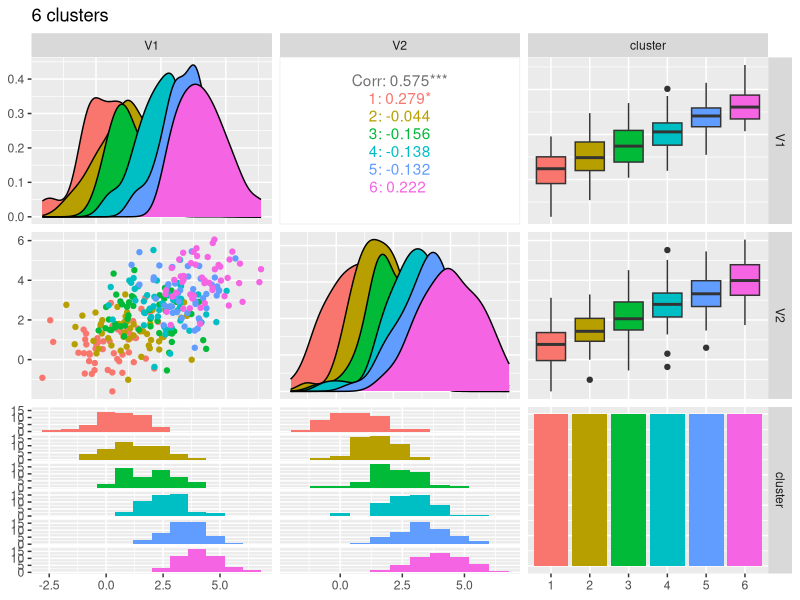

Reproduce this figure in R. (Note: this script raises an error after producing the figure.)
#################################
####### Synthetic examples ######
######## Nested clusters ########
#################################

rm(list=ls())

library(MASS)
library(GGally)

# Define ggplot2 theme 
my_theme <-  theme(
    panel.background = element_rect(fill = NA),
    panel.grid.major = element_line(colour = "grey50"),
    panel.grid.major.x = element_blank() ,
    panel.grid.major.y = element_line(size=.1, color="black"),
    axis.ticks.y = element_blank(),
    axis.ticks.x = element_blank()
)

### Data generation ### 
### C1. Six clusters ###

n_experiments <- 100
# n_separation_levels <- 1
n_types <- 3
n_variables <- 2
n_obs_per_cluster <- 50
n_clusters <- 6

N <- n_obs_per_cluster*n_clusters
P <- n_variables
data <- array(NA, c(N, P, n_types, n_experiments))

Sigma <- diag(n_variables)

i = 3 # Medium separation level
for(j in 1:n_experiments){
  mu = rep(NA, N)
  for(t in 1:(n_types-1)){
    for(k in 1:(n_clusters/t)){
      mu = rep(k*(i-1)/3, n_variables)
      data[((k-1)*n_obs_per_cluster*t+1):(k*n_obs_per_cluster*t),,t,j] <-
        mvrnorm(n = n_obs_per_cluster*t, mu, Sigma)
    }
  }
}

i = 9 # Higher separation level
t = 1 # Only for dataset containing 6 clusters
for(j in 1:n_experiments){
  mu = rep(NA, N)
    for(k in 1:(n_clusters/t)){
      mu = rep(k*(i-1)/3, n_variables)
      data[((k-1)*n_obs_per_cluster*t+1):(k*n_obs_per_cluster*t),,3,j] <-
        mvrnorm(n = n_obs_per_cluster*t, mu, Sigma)
    }
}

### Plots ###

t = 1 # 6 clusters
uno <- rep(1, n_obs_per_cluster)
cluster_labels <- c(uno, uno*2, uno*3, uno*4, uno*5, uno*6)

dataset_example <- data[,,t,1]
example6_dataframe <- as.data.frame(dataset_example)
example6_dataframe$cluster <- as.factor(cluster_labels)
ggpairs(data=example6_dataframe, # data.frame with variables
        title="6 clusters",  # title of the plot
        mapping=ggplot2::aes(colour = cluster),
        lower=list(combo=wrap("facethist", binwidth=0.8)))
ggsave("../figures/synthetic-data-c1.pdf", width = 7, height = 7)

t = 2 # 3 clusters
dataset_example <- data[,,t,1]
example3_dataframe <- as.data.frame(dataset_example)
example3_dataframe$cluster <- as.factor(cluster_labels)
ggpairs(data=example3_dataframe, # data.frame with variables
        title="3 clusters", # title of the plot
        mapping = ggplot2::aes(colour= cluster),
        lower=list(combo=wrap("facethist", binwidth=0.8)))
ggsave("../figures/synthetic-data-c2.pdf", width = 7, height = 7)

t = 3 # 6 clusters, well separated
dataset_example <- data[,,t,1]
example6plus_dataframe <- as.data.frame(dataset_example)
example6plus_dataframe$cluster <- as.factor(cluster_labels)
ggpairs(data=example6plus_dataframe, # data.frame with variables
        title="6 clusters, well separated", # title of the plot
        mapping = ggplot2::aes(colour= cluster),
        lower=list(combo=wrap("facethist", binwidth=0.8)))
ggsave("../figures/synthetic-data-c3.pdf", width = 7, height = 7)

save(data, file = "../data/synthetic-data-c.RData")